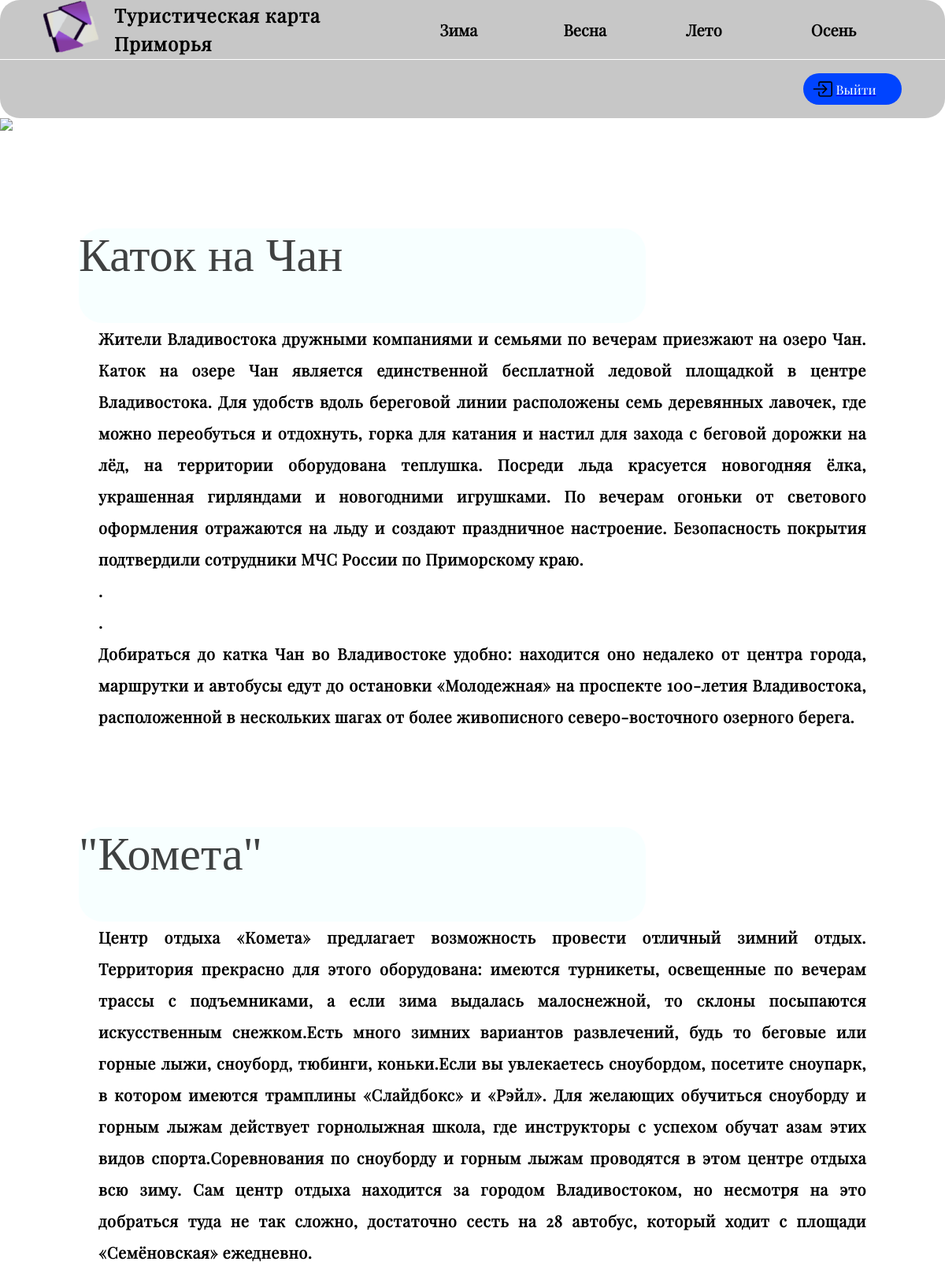
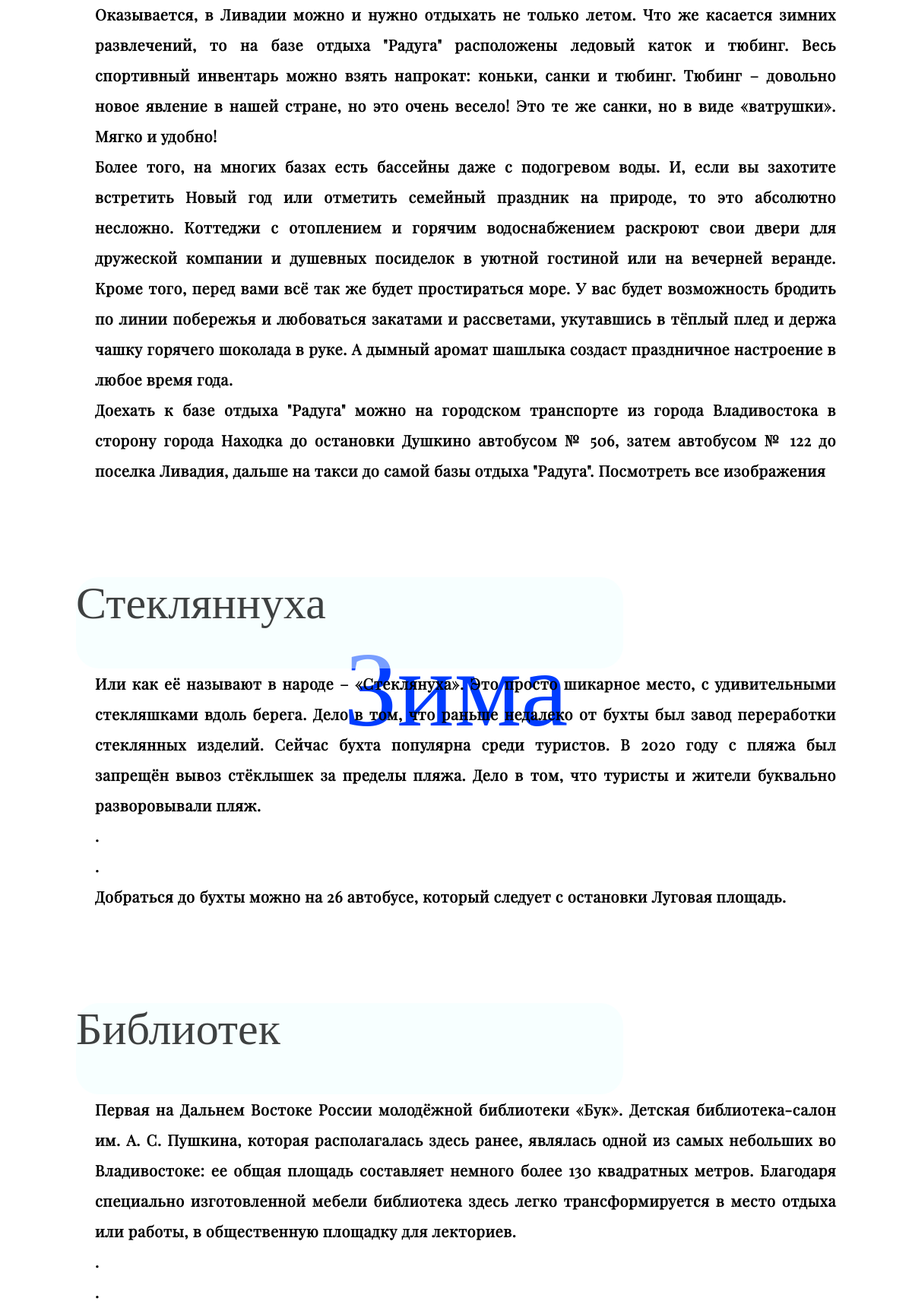
The app's page /page_of_winter (signed in, upper part) with its own data (2 pictures, top to bottom).
### profil/models.py (models this page shows, shortened)
class winter(models.Model):
    name = models.CharField("Место" , max_length=20 )
    time = models.DateTimeField("Время добавления",max_length=10)
    notes = models.TextField( "Заметки для описания " )
    notes_nature = models.TextField( "Заметки для природы " )
    notes_fun = models.TextField( "Заметки для развлечений " )
    notes_ways = models.TextField( "Заметки для маршрутов " )
    image = models.ImageField(upload_to="",verbose_name="Главная фотография")
    image1 = models.ImageField( upload_to="", verbose_name="Фото номер 1")
    image2 = models.ImageField( upload_to="", verbose_name="Фото номер 2")
    image3 = models.ImageField( upload_to="", blank=True, verbose_name="Фото номер 3" )
    image4 = models.ImageField( upload_to="", blank=True , verbose_name="Фото номер 4")
    class Meta :
        verbose_name = "Зимняя локация"
        verbose_name_plural = "Зимнии локации"

### profil/views.py (the view)
# urls.py: path('page_of_winter',views.page_of_winter),
def page_of_winter( request ):
    winerrs_for_unk = winter.objects.all()[0:2]
    winters = winter.objects.all()
    return render( request , "profil/page_of_winter.html" , {"title": "Зимняя страница " ,
                                                             "content_winter": winters ,
                                                             "content_winter_for_unk":winerrs_for_unk,
                                                             } )

### profil/templates/profil/page_of_winter.html (shortened to what this page needs)
{% load static %}
<!DOCTYPE html>
<html>
<head>
    <link rel="stylesheet" href="{% static 'profil/style_22.css' %}" />
</head>
<body style="overflow-x: hidden">
    <header>
        <div class="up" id="upp">
            <div class="intro">
                <a href="/"><img class="kartinalogo" src="{% static 'profil/l4_svg.svg' %}" width="78" height="70" /></a>
                <p>Туристическая карта Приморья</p>
            </div>
            <nav class="menu">
                <a href="page_of_winter" target="_blank">Зима</a>
                <a href="page_of_spring" target="_blank">Весна</a>
                <a href="page_of_summer" target="_blank">Лето</a>
                <a href="page_of_autmn" target="_blank">Осень</a>
            </nav>
        </div>
        <hr />
        {% if user.is_authenticated  %}
        <div class="field">
            <a href="/logout"><button type="button" class="button">
                <img src="{% static 'profil/box_arrow_in_right_icon.svg'%}" width="35.61" height="25.71" />Выйти
            </button></a>
        </div>
        {% endif%}
    </header>
    <div>
                <div style="width:450px; height: 120px; position: absolute; border-radius: 30px; opacity: 50%; background-color: rgb(255, 255, 255);" class="winter"></div>
                <div class="winter">Зима</div>
                <img src="{% static 'profil/Japanese.jpg' %}"  style="width:100%">
            </div>
    <div class="total">
        <div class="wrapper">
        {% if not user.is_authenticated %}
        {% for i in content_winter_for_unk %}
            <div class="subject">
                <div class="container_slider_css">
                    <img class="photo_slider_css" src="{{i.image.url}}" alt="" />
                    {% if i.image1 %}
                    <img class="photo_slider_css" src="{{i.image1.url}}" alt="" />
                    {% endif %}
                    {% if i.image2 %}
                    <img class="photo_slider_css" src="{{i.image2.url}}" alt="" />
                    {% endif %}
                    {% if i.image3 %}
                    <img class="photo_slider_css" src="{{i.image3.url}}" alt="" />
                    {% endif %}
                </div>
                <div style="
              width: 720px;
              height: 120px;
              background-color: azure;
              border-radius: 30px;
              margin-top: -120px;
                " class="on_photo"><div class="on_photo"  style="position: relative;">{{ i.name }}</div></div>
                <p>{{ i.notes}}</p>
            </div>
            <div>
                <p>{{ i.notes_nature }}</p>
            </div>
            <div>
                <p>{{ i.notes_fun}}</p>
            </div>
            <div>
                <p>{{ i.notes_ways }}</p>
            </div>
            {% endfor %}
            <div style="margin-top: 50px; text-align: center">Что бы получить полный доступ ко всем местам
                    <br>
                        <p style="text-align: center">Вам нужно <a style="color: green" href="accounts/login">авторизоваться</a></p>
                    </div>
        {% else %}
            {% for i in content_winter %}
            <div class="subject">
                <div class="container_slider_css">
                </div>
                <div style="
              width: 720px;
              height: 120px;
              background-color: azure;
              border-radius: 30px;
              margin-top: -120px;
              position: absolute;
              opacity: 50%;
                " class="on_photo"></div>
                    <div class="on_photo"  style="position: absolute; margin-top: -120px">{{ i.name }}</div>
                <p>{{ i.notes}}</p>
            </div>
            <div>
                <p>{{ i.notes_nature }}</p>
            </div>
            <div>
                <p>{{ i.notes_fun}}</p>
            </div>
            <div>
                <p>{{ i.notes_ways }}</p>
            </div>
            {% endfor %}
            {% endif %}
        </div>
    </div>
</body>
</html>

### profil/static/profil/style_22.css (style rules this page uses)
* { margin: 0; }
.subject { position: relative; text-align: center; }
.on_photo { font-size: 60px; color: rgba(0, 0, 0, 0.747); }
.total { display: flex; align-items: center; flex-direction: column; }
header hr { width: 100%; background: white; border: none; height: 1px; }
header { height: 150px; width: 100%; background: rgba(174, 174, 174, 0.69); opacity : 1; z-index: 1; border-radius: 25px; font-weight: 700; }
.up { display: flex; flex-direction: row; align-items: center; height: 75px; width: 100%; justify-content: space-between; }
.intro p { font-family: Playfair Display; font-size: 24px; font-weight: 700; line-height: 36px; letter-spacing: 1px; width: 350px; }
.intro { width: 447px; display: flex; flex-direction: row; justify-content: space-between; margin-left: 48px; }
.menu { width: 579.7px; margin-right: 61.83px; }
.menu a { text-decoration: none; font-family: Playfair Display; color: black; font-size: 20px; line-height: 31.99px; }
.menu a:nth-child(2) { padding-left: 105.22px; }
.menu a:nth-child(3) { padding-left: 97.22px; }
.menu a:last-child { padding-left: 109.22px; }
header .button { font-family: Playfair Display; font-size: 16px; width: 125px; height: 40px; background: #0044ff; margin-left: 50px; color: #ffffff; border-radius: 23px; border: none; display: flex; align-items: center; }
.field { display: flex; justify-content: flex-end; margin-right: 55px; margin-top: 17px; }
.wrapper { width: 1000px; display: flex; flex-direction: column; }
.wrapper p { font-family: Playfair Display; margin-left: 25px; font-size: 20px; font-style: normal; font-weight: 700; line-height: 40px; letter-spacing: 0.03em; text-align: justify; }
.container_slider_css { width:1000px; height: 20vw; position: relative ; overflow: hidden ; z-index: 0; }
img:nth-child(1) { animation-delay:18s }
img:nth-child(3) { animation-delay:6s }
.winter { font-size: 140px; position: absolute; color: rgb(0, 60, 255); top: 50%; left: 50%; transform: translate(-50%, -50%); }

### records on screen
winter: name "Каток на Чан", notes "Жители Владивостока дружными компаниями и семьями по вечерам приезжают на озеро Чан. Каток на озере Чан является единственной бесплатной ледовой площадкой в центре Владивостока. Для удобств вдоль береговой линии расположены семь деревянных лавочек, где можно переобуться и отдохнуть, горка для катания и настил для захода с беговой дорожки на лёд, на территории оборудована теплушка. Посреди льда красуется новогодняя ёлка, украшенная гирляндами и новогодними игрушками. По вечерам огоньки от светового оформления отражаются на льду и создают праздничное настроение. Безопасность покрытия подтвердили сотрудники МЧС России по Приморскому краю.", notes_nature ".", notes_fun ".", notes_ways "Добираться до катка Чан во Владивостоке удобно: находится оно недалеко от центра города, маршрутки и автобусы едут до остановки «Молодежная» на проспекте 100-летия Владивостока, расположенной в нескольких шагах от более живописного северо-восточного озерного берега."
winter: name "\"Комета\"", notes "Центр отдыха «Комета» предлагает возможность провести отличный зимний отдых. Территория прекрасно для этого оборудована: имеются турникеты, освещенные по вечерам трассы с подъемниками, а если зима выдалась малоснежной, то склоны посыпаются искусственным снежком.Есть много зимних вариантов развлечений, будь то беговые или горные лыжи, сноуборд, тюбинги, коньки.Если вы увлекаетесь сноубордом, посетите сноупарк, в котором имеются трамплины «Слайдбокс» и «Рэйл». Для желающих обучиться сноуборду и горным лыжам действует горнолыжная школа, где инструкторы с успехом обучат азам этих видов спорта.Соревнования по сноуборду и горным лыжам проводятся в этом центре отдыха всю зиму. Сам центр отдыха…", notes_nature "Оказывается, в Ливадии можно и нужно отдыхать не только летом. Что же касается зимних развлечений, то на базе отдыха \"Радуга\" расположены ледовый каток и тюбинг. Весь спортивный инвентарь можно взять напрокат: коньки, санки и тюбинг. Тюбинг – довольно новое явление в нашей стране, но это очень весело! Это те же санки, но в виде «ватрушки». Мягко и удобно!", notes_fun "Более того, на многих базах есть бассейны даже с подогревом воды. И, если вы захотите встретить Новый год или отметить семейный праздник на природе, то это абсолютно несложно. Коттеджи с отоплением и горячим водоснабжением раскроют свои двери для дружеской компании и душевных посиделок в уютной гостиной или на вечерней веранде. Кроме того, перед вами всё так же будет простираться море. У вас будет возможность бродить по линии побережья и любоваться закатами и рассветами, укутавшись в тёплый плед и держа чашку горячего шоколада в руке. А дымный аромат шашлыка создаст праздничное настроение в любое время года.", notes_ways "Доехать к базе отдыха \"Радуга\" можно на городском транспорте из города Владивостока в сторону города Находка до остановки Душкино автобусом № 506, затем автобусом № 122 до поселка Ливадия, дальше на такси до самой базы отдыха \"Радуга\". Посмотреть все изображения"
winter: name "Стекляннуха", notes "Или как её называют в народе – «Стеклянуха». Это просто шикарное место, с удивительными стекляшками вдоль берега. Дело в том, что раньше недалеко от бухты был завод переработки стеклянных изделий. Сейчас бухта популярна среди туристов. В 2020 году с пляжа был запрещён вывоз стёклышек за пределы пляжа. Дело в том, что туристы и жители буквально разворовывали пляж.", notes_nature ".", notes_fun ".", notes_ways "Добраться до бухты можно на 26 автобусе, который следует с остановки Луговая площадь."
winter: name "Библиотек", notes "Первая на Дальнем Востоке России молодёжной библиотеки «Бук». Детская библиотека-салон им. А. С. Пушкина, которая располагалась здесь ранее, являлась одной из самых небольших во Владивостоке: ее общая площадь составляет немного более 130 квадратных метров. Благодаря специально изготовленной мебели библиотека здесь легко трансформируется в место отдыха или работы, в общественную площадку для лекториев.", notes_nature ".", notes_fun "."
